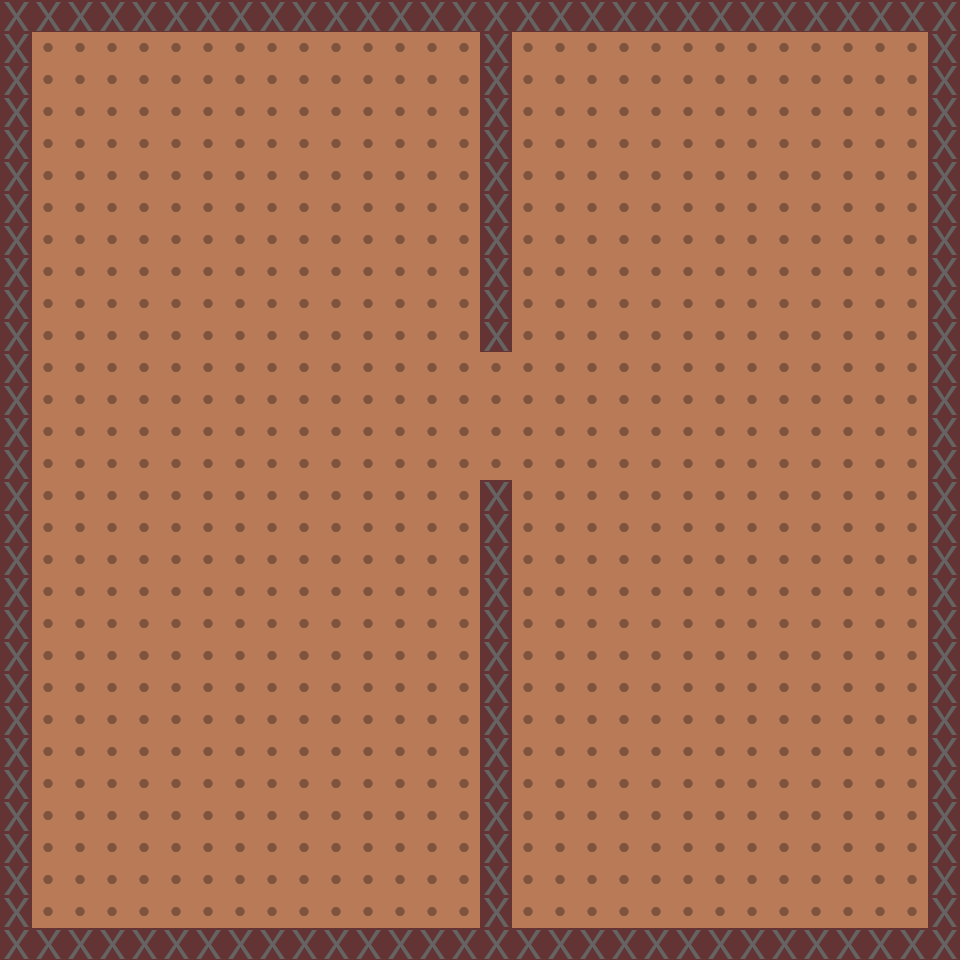

Rendered tile map (Tiled .tmx) drawn with the repository's tilesets; below, a short description and the map source with its tile grids summarised:
An orthogonal 30x30 tile map with 32x32 px tiles, 2 tile layers (terrain, collision), 3 tilesets and 1 object (ZoneSwitcher).

<map version="1.0" orientation="orthogonal" width="30" height="30" tilewidth="32" tileheight="32">
 <tileset firstgid="1" name="terrain-32x32" tilewidth="32" tileheight="32">
  <image source="../png/terrain/terrain-32x32.png" width="64" height="32" />
 </tileset>
 <tileset firstgid="3" name="collision-32x32" tilewidth="32" tileheight="32">
  <image source="../png/placeholders/collision-32x32.png" width="32" height="32" />
  <tile id="0">
   <properties>
    <property name="passable" value="false" />
   </properties>
  </tile>
 </tileset>
 <tileset firstgid="4" name="zone-switcher" tilewidth="32" tileheight="32">
  <image source="../png/terrain/zone-switcher.png" width="32" height="32" />
 </tileset>
 <layer name="terrain" width="30" height="30">
  <data>[900 cells, 900 non-empty, 2 distinct tile ids]</data>
 </layer>
 <layer name="collision" width="30" height="30" opacity="0.19">
  <data>[900 cells, 140 non-empty, 1 distinct tile ids]</data>
 </layer>
 <objectgroup name="entities" width="30" height="30">
  <object name="ZoneSwitcherTest" type="ZoneSwitcher" gid="4" x="203" y="160">
   <properties>
    <property name="type" value="ZoneSwitcher" />
   </properties>
  </object>
 </objectgroup>
</map>
